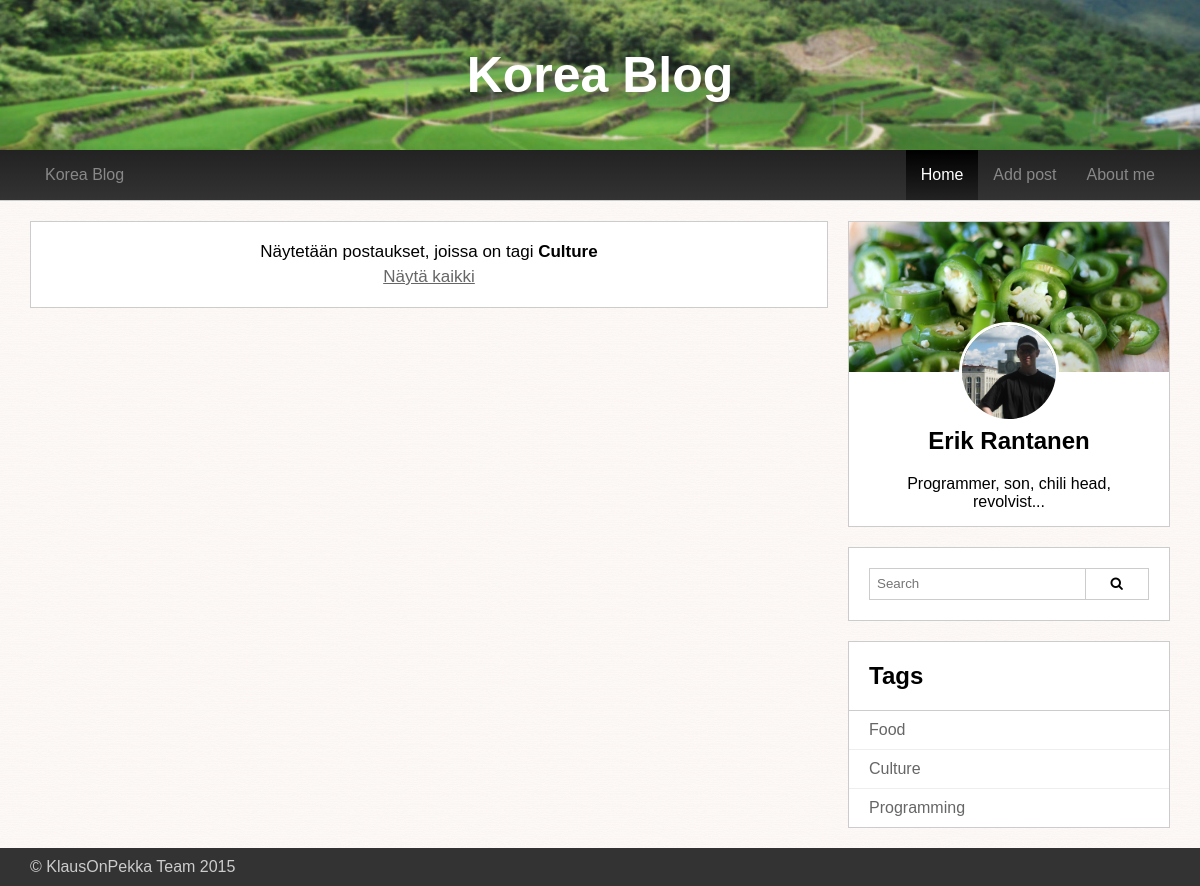
The app's page /index.php?tagId=2 with its own data.
### tables this page shows
CREATE TABLE tag(
	tagId int AUTO_INCREMENT,
	tagName varchar(40),
	PRIMARY KEY (tagId)
);

### index.php (the view, shortened to what this page needs)
<!DOCTYPE html>
<html>
	<head>
		<link rel="stylesheet" href="//maxcdn.bootstrapcdn.com/font-awesome/4.3.0/css/font-awesome.min.css">
		<link rel="stylesheet" href="css/styles.css"/>
	</head>
<?php
include_once('database.php');
include_once('helpers.php');
?>
	<body class="preload">
		<?php include_once('header.php'); ?>
		<div class="wrapper clearfix">
			<div class="main-content">
				<?php
				if(isset($_GET['tagId'])) {
					$query = $handler->prepare('SELECT * FROM tag WHERE tagId = :tagId;');
					$tagId = (int)$_GET['tagId'];
					$query->bindParam(':tagId', $tagId, PDO::PARAM_INT);
					$query->execute();
					$r = $query->fetch(PDO::FETCH_OBJ);
				} else if (isset($_GET['search'])){
					$search = e($_GET['search']);
				}
				?>
				<?php if (isset($_GET['tagId']) || isset($_GET['search'])) : ?>
				<div class="panel">
					<div class="search-result-container">
						Näytetään postaukset, joissa on <?php echo isset($_GET['tagId']) ? 'tagi' : 'merkkijono';?>
						<span class="search-item"><?php echo isset($_GET['tagId']) ? $r->tagName : $search; ?></span>
						<a href="index.php">Näytä kaikki</a>
					</div>
				</div>
				<?php endif; ?>
			</div>
			<?php include_once('sidebar.php'); ?>
		</div>
		<?php include_once('footer.php'); ?>
	</body>
</html>

### sidebar.php
<aside>
	<div class="bio panel">
		<div class="bio-background">
			<img class="vertical-center" src="img/bio-background.jpg" alt="Bio background">
		</div>
		<div class="bio-face-image">
			<img class="vertical-center" src="img/Erik.jpg" alt="Erik Rantanen">
		</div>
		<div class="panel-container">
			<h2>Erik Rantanen</h2>
			<div class="bio-description">
				Programmer, son, chili head, revolvist...
			</div>
		</div>
	</div>
	<div class="panel">
		<div class="search-container">
			<form class="clearfix" action="index.php" method="get">
				<input class="search-input" type="text" name="search" placeholder="Search">
				<button class="button search-button" type="submit"><i class="fa fa-search"></i></button>
			</form>
		</div>
	</div>
	<?php	$query = $handler->query('SELECT * FROM tag;'); ?>
	<div class="panel">
		<div class="panel-header">
			<h2>Tags</h2>
		</div>
		<?php while($r = $query->fetch(PDO::FETCH_OBJ)) : ?>
		<a href="index.php?tagId=<?php echo $r->tagId; ?>" class="tag"><?php echo $r->tagName; ?></a>
		<?php endwhile; ?>
	</div>
</aside>

### css/styles.css (style rules this page uses)
* { box-sizing: border-box; }
body { font-family: Arial, Helvetica, sans-serif; background-image: url("../img/backgroundtex3.png"); margin: 0; }
.clearfix:after { content: ''; display: block; clear: both; }
.vertical-center { position: relative; top: 50%; transform: translateY(-50%); }
input[type="text"], textarea, select { width: 100%; border: 1px solid #ccc; padding: 5px 7px; transition: all 0.2s ease-in-out; }
a { color: #666; }
.button { border: 1px solid #ccc; background: #fff; padding: 6px 12px; }
.main-content { float: left; width: 70%; }
aside { float: left; width: 30%; padding-left: 20px; }
.wrapper { max-width: 1170px; margin: 0 auto; padding: 0 15px; }
.panel { border: #ccc 1px solid; background: #fff; }
.panel-container { padding: 1px 20px 20px; }
.panel-header { padding: 0 20px; border-bottom: 1px solid #ccc; }
.panel + .panel { margin-top: 20px; }
.bio-background { height: 150px; overflow: hidden; }
.bio-background img { width: 100%; height: auto; }
.bio { text-align: center; position: relative; }
.bio-face-image { width: 100px; height: 100px; overflow: hidden; border-radius: 50%; position: absolute; left: 50%; margin-left: -50px; top: 100px; border: 3px solid #fff; }
.bio-face-image img { width: auto; height: 100%; }
.bio .panel-container { padding: 35px 20px 15px; }
.tag { padding: 10px 20px; min-height: 31px; display: block; text-decoration: none; }
.tag + .tag { border-top: 1px solid #eee; }
.search-result-container { padding: 20px; font-size: 17px; text-align: center; }
.search-result-container .search-item { font-weight: bold; }
.search-result-container a { margin-top: 5px; display: block; }
.search-container { padding: 20px; }
.search-container .search-input { float: left; border-right: 0; height: 32px; width: 77%; }
.search-container .search-button { float: left; width: 23%; height: 32px; }

### records on screen
tag: tagName "Culture"
tag: tagName "Food"
tag: tagName "Programming"
